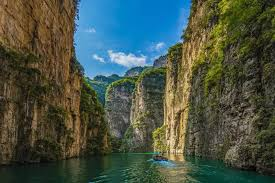
#> input picture tools/bg.jpeg, 275 x 183 px
$ python -i utils.py   (imports and definitions only)
#> lines starting #> are read from the running program, lines starting #| are printed output that depends on the picture
#> further down, picture is the input picture: shape (183, 275, 3); mean B, G, R 71, 84, 72.1
import os, cv2, torch
import numpy as np
from data_loader import transforms

mean = np.array([0.485, 0.456, 0.406])[None,None,:]
std = np.array([0.229, 0.224, 0.225])[None,None,:]

# [8 lines left out: function preprocessing, not called in this run]

def motion_blur(image, degree=18, angle=45):
#> called with degree = 18, angle = 45
    image = np.array(image)

    M = cv2.getRotationMatrix2D((degree / 2, degree / 2), angle, 1)
    motion_blur_kernel = np.diag(np.ones(degree))
    motion_blur_kernel = cv2.warpAffine(motion_blur_kernel, M, (degree, degree))

    motion_blur_kernel = motion_blur_kernel / degree
    blurred = cv2.filter2D(image, -1, motion_blur_kernel)
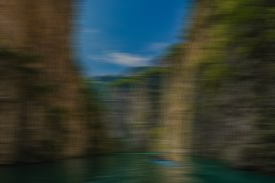
#> blurred: shape (183, 275, 3); mean B, G, R 51.4, 60.8, 52.3
    # convert to uint8
    cv2.normalize(blurred, blurred, 0, 255, cv2.NORM_MINMAX)
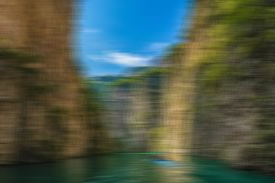
#> blurred: shape (183, 275, 3); mean B, G, R 76.2, 90.2, 77.5
    blurred = np.array(blurred, dtype=np.uint8)
    return blurred

# [38 lines left out: functions draw_transperency, draw_matting, draw_fore_to_back, not called in this run]

>>> import cv2
>>> picture = cv2.imread('../tools/bg.jpeg')
>>> result = motion_blur(picture)
